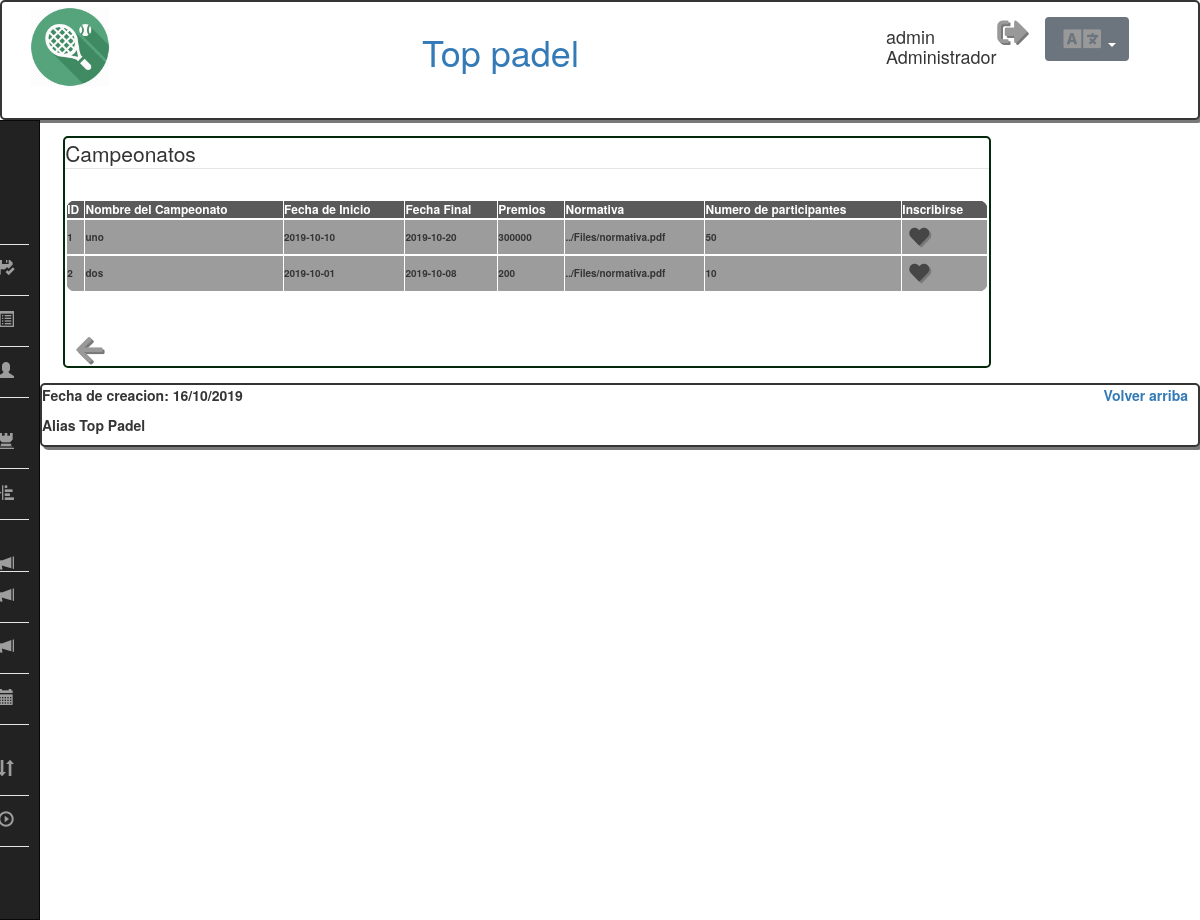
/Controllers/Campeonato_Controller.php?accion=VERINSCRIPCIONES (signed in), run on the app's committed database.
### tables this page shows
CREATE TABLE IF NOT EXISTS `campeonato` (
    `idCampeonato` varchar(25) NOT NULL,
    `nombreCampeonato` varchar(25) NOT NULL,
    `fechaInicio` date NOT NULL,
    `fechaFin` date NOT NULL,
    `numParticipantes` varchar(25) NOT NULL,
    `premios` varchar(125) DEFAULT NULL,
    `normativa` varchar(25) NOT NULL,
    `borrado` enum('SI','NO') DEFAULT 'NO',
    `empezado` enum('SI','NO') DEFAULT 'NO',

    PRIMARY KEY (idCampeonato)
  );

### Models/Campeonato_Model.php (called while the page is built, shortened)
<?php
class Campeonato_Model{
    var $mysqli;
    function __construct($idCampeonato,$nombreCampeonato,$fechaInicio,$fechaFin,$premios,$normativa,$numParticipantes,$borrado){
        include_once '../Models/Access_DB.php';
        $this->mysqli = ConnectDB();
    }
    function SHOWALL(){
        $sql = "SELECT * FROM campeonato WHERE (`borrado` = 'NO') ";
        if(!($result = $this->mysqli->query($sql))){
            return 'ERROR: Fallo en la consulta sobre la base de datos.';
        }else return mysqli_fetch_all($result, MYSQLI_ASSOC);
    }
}
?>

### Models/Access_DB.php (called while the page is built)
<?php
function ConnectDB()
{
    $mysqli = new mysqli("localhost", 'padelabpdba', 'padelpass' , 'padelabp');
	if ($mysqli->connect_errno) {
		include './MESSAGE_View.php';
		new MESSAGE("Fallo al conectar a MySQL: (" . $mysqli->connect_errno . ") " . $mysqli->connect_error, './index.php');
		return false;
	}
	else{
		return $mysqli;
	}
}
?>

### Views/Campeonato/CampeonatoVerInscripciones_View.php (the view, shortened to what this page needs)
<?php
	class Campeonato_VERINSCRIPCIONES{
		function __construct($datos){
			$this->render($datos);
		}
		function render($datos){
            include '../Views/Header_View.php';
						?>
<div class="col-md-2"></div>
<div class=" table-responsive contenido">
    <fieldset id="showall">
        <legend><?php echo $strings['Campeonatos'];?></legend>
        <table>
            <thead>
                <tr>
                <th><?php echo $strings['ID'];?></th>
                <th><?php echo $strings['nombreCampeonato'];?></th>
                <th><?php echo $strings['fecha de inicio'];?></th>
                <th><?php echo $strings['fecha final'];?></th>
                <th><?php echo $strings['premios'];?></th>
                <th><?php echo $strings['normativa'];?></th>
                <th><?php echo $strings['numero de participantes'];?></th>
                <th colspan="3"><?php echo $strings['Inscribirse'];?></th>
            </thead>
            <tr>
            <?php if(count($datos, COUNT_RECURSIVE)!= 8){
                    foreach($datos as $datos) :
                    ?>
                                <td><?php echo $datos['idCampeonato']."\n"; ?></td>
                                <td><?php echo $datos['nombreCampeonato']."\n"; ?></td>
                                <td><?php echo $datos['fechaInicio']."\n"; ?></td>
								<td><?php echo $datos['fechaFin']."\n"; ?></td>
								<td><?php echo $datos['premios']."\n"; ?></td>
								<td><?php echo $datos['normativa']."\n"; ?></td>
								<td><?php echo $datos['numParticipantes']."\n"; ?></td>
                                <td class="tb-btn"><button class="editbtn" role="link" onclick="window.location='../Controllers/Campeonato_Controller.php?accion=PAREJA&param=<?php echo $datos['idCampeonato']?>';"><i class="fas fa-heart"></i></button></td>
            </tr>
            <?php endforeach;};?>
            </table>
        <div class="container-btn">
            <button class="form-btn" role="link" onclick="window.location='./Index_Controller.php';"><i class="fas fa-arrow-left"></i>
        </div>
    </fieldset>
</div>
<?php
			include '../Views/Footer_View.php';
		}}
?>

### Views/css/estilos.css (style rules this page uses)
body { font-family: 'Roboto', sans-serif; margin: 12px; background-color: rgb(189, 189, 189); align-items: center; }
.contenido { margin-top: 15px; margin-bottom: 15px; margin-left: 2%; margin-right: 2%; background-color: white; color: rgb(28, 145, 5); border: 2px solid rgb(2, 41, 11); border-radius: 5px; font-size: 10px; max-width:80%; }
.fas { margin-left: 5px; font-size: 30px; color: rgb(153, 153, 153); text-shadow: 2px 2px rgb(121, 121, 121); }
.form-btn { border: none; background-color: rgba(0,0,0,0); }
.form-btn .fas { margin-left: 5px; font-size: 30px; color: rgb(153, 153, 153); text-shadow: 2px 2px rgb(121, 121, 121); }
table { width: 100%; margin-top: 10px; color: rgb(53, 53, 53); }
tr { border: 2px solid white; }
td { font-size: 10px; font-weight: bold; border: 1px solid white; padding-left: 10px; padding-right:10px; background-color: rgb(156, 156, 156); }
th { color: white; font-size: 12px; border: 1px solid white; padding-left: 10px; padding-right:10px; background-color: rgb(90, 90, 90); }
.tb-btn { border: none; padding:0; padding-top: 5px; padding-bottom: 5px; }
table tbody tr:last-child td:first-child { border-radius: 0 0 0 10px; }
table tbody tr:last-child td:last-child { border-radius: 0 0 10px 0; }
.editbtn { border: none; background-color: rgba(0,0,0,0); padding: 2px; padding-right: 5px; }
.editbtn .fas { font-size: 20px; color: rgb(70, 70, 70); text-shadow: 2px 2px rgb(121, 121, 121); }
legend { border-bottom: 1px solid white; }
#showall .container-btn { padding-top: 20px; border-top: 1px solid white; }
#showall .container-btn .fas { font-size:30px; }
table { margin-bottom: 20px; }
table thead th:first-child { border-radius: 10px 0 0 0; }
table thead th:last-child { border-radius: 0 10px 0 0; }
body,html { height: 100%; }

### data on the page
campeonato: idCampeonato "1", nombreCampeonato "uno", fechaInicio "2019-10-10", fechaFin "2019-10-20", premios "300000", normativa "../Files/normativa.pdf", numParticipantes "50"
campeonato: idCampeonato "2", nombreCampeonato "dos", fechaInicio "2019-10-01", fechaFin "2019-10-08", premios "200", normativa "../Files/normativa.pdf", numParticipantes "10"

### other printed values
$strings['Top padel'] "Top padel"
$_SESSION['login'] "admin"
$_SESSION['rol'] "Administrador"
$strings['Campeonatos'] "Campeonatos"
$strings['ID'] "ID"
$strings['nombreCampeonato'] "Nombre del Campeonato"
$strings['fecha de inicio'] "Fecha de Inicio"
$strings['fecha final'] "Fecha Final"
$strings['premios'] "Premios"
$strings['normativa'] "Normativa"
$strings['numero de participantes'] "Numero de participantes"
$strings['Inscribirse'] "Inscribirse"
$strings['Fecha de creacion'] "Fecha de creacion"
$strings['Alias'] "Alias"
